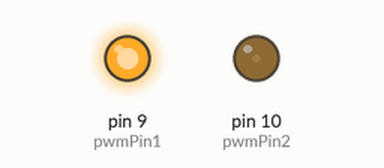
Bench run of a sketch on a simulated Arduino Uno, built with avr-gcc and run on an emulated ATmega328P. Shown: output pins drawn as LEDs (lit = HIGH).

Above: at 0.05 s.
At 1.25 s:
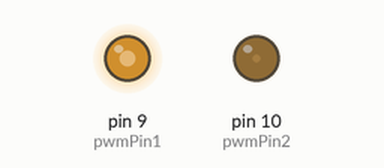
At 2.5 s:
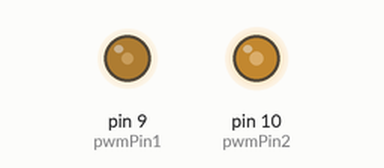
At 7.5 s:
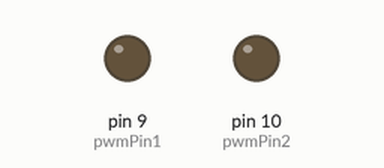
Timing chart, 0 to 9.8 s (numbered marks = the images above):
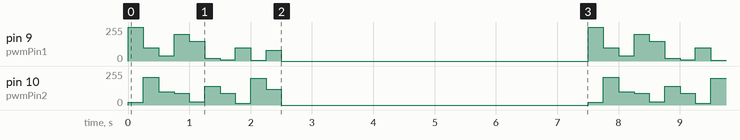

The sketch:

pwm.ino
```cpp
int pwm1[] = {255,100,38,200,150,21,10,100,5,80};
int pwm2[] = {21,210,100,87,23,140,90,12,200,120};
int ndatos = 10;
int n = 0;
int wait = 250;
int pwmPin1 = 9;
int pwmPin2 = 10;

void setup() {

  analogWrite(pwmPin1,0);
  analogWrite(pwmPin2,0);

}

void loop() {

  analogWrite(pwmPin1,pwm1[n]);
  analogWrite(pwmPin2,pwm2[n]);

  delay(wait);

  analogWrite(pwmPin1,0);
  analogWrite(pwmPin2,0);

  n++;

  if (n==ndatos) {
    delay(5000);
    n = 0;
  }

}
```

Measured:
- by itself, pin 9 (pwmPin1): repeats every 7.5 s: 100/255 0.25 s, 38/255 0.25 s, 200/255 0.25 s, 150/255 0.25 s, 21/255 0.25 s, 10/255 0.25 s, 100/255 0.25 s, 5/255 0.25 s, 80/255 0.25 s, 0/255 5.0 s, 255/255 0.25 s
- by itself, pin 10 (pwmPin2): repeats every 7.5 s: 210/255 0.25 s, 100/255 0.25 s, 87/255 0.25 s, 23/255 0.25 s, 140/255 0.25 s, 90/255 0.25 s, 12/255 0.25 s, 200/255 0.25 s, 120/255 0.25 s, 0/255 5.0 s, 21/255 0.25 s
